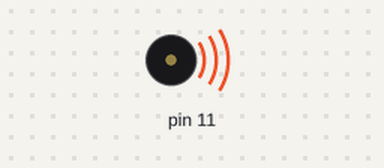
Recording of a sketch running on a simulated Arduino Uno, built with avr-gcc and run on an emulated ATmega328P. Parts: buzzer (waves = sounding).

Above: at 1.0 s.
At 10.7 s:
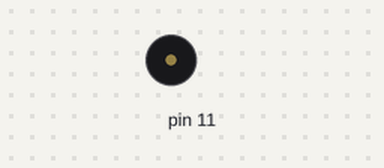
Timing chart, 0 to 17.3 s (numbered marks = the images above):
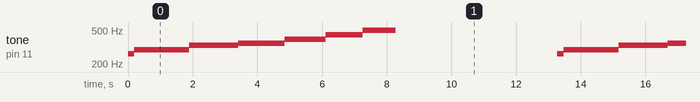

Measured:
- by itself, tone on pin 11: repeats every 13.3 s: 294 Hz 1.7 s, 330 Hz 1.5 s, 349 Hz 1.4 s, 392 Hz 1.3 s, 440 Hz 1.1 s, 494 Hz 1.0 s, silent 5.0 s, 262 Hz 0.20 s

The sketch:

noise.ino
```cpp
int d = 1000;
int mas[7] = {262, 294, 330, 349, 392, 440, 494};
int delays[7] = {195, 1700, 1519, 1432, 1275, 1136, 1014};

//Volume vol;

void setup() {
  // put your setup code here, to run once:
  //vol.begin();
}

void loop() {
  // put your main code here, to run repeatedly:
  for (int i = 0; i < 7; i++){
    tone(11, mas[i]);
    delay(delays[i]);
  }
  tone(11, 0);
  delay(5000);
}
```
